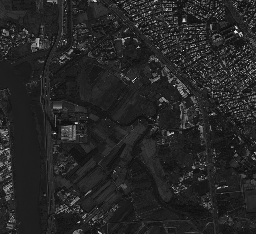
#> input picture data/red.tif, 256 x 234 px, shrunk from 1045 x 957 before the run
$ python main.py   (older library calls are emulated)
#> lines starting #> are read from the running program, lines starting #| are printed output that depends on the picture
### get_glcm.py
# coding: utf-8
# The code is written by Linghui

import numpy as np
import matplotlib.pyplot as plt
import cv2
from PIL import Image
from skimage import data
from math import floor, ceil
from skimage.feature import greycomatrix, greycoprops

def main():
    pass

def image_patch(img2, slide_window, h, w):

    image = img2
    window_size = slide_window
    patch = np.zeros((slide_window, slide_window, h, w), dtype=np.uint8)

    for i in range(patch.shape[2]):
        for j in range(patch.shape[3]):
            patch[:, :, i, j] = img2[i : i + slide_window, j : j + slide_window]

    return patch

def calcu_glcm(img, vmin=0, vmax=255, nbit=64, slide_window=5, step=[2], angle=[0]):

    mi, ma = vmin, vmax
    h, w = img.shape

    # Compressed gray range：vmin: 0-->0, vmax: 256-1 -->nbit-1
    bins = np.linspace(mi, ma+1, nbit+1)
    img1 = np.digitize(img, bins) - 1

    # (512, 512) --> (slide_window, slide_window, 512, 512)
    img2 = cv2.copyMakeBorder(img1, floor(slide_window/2), floor(slide_window/2)
                              , floor(slide_window/2), floor(slide_window/2), cv2.BORDER_REPLICATE) # 图像扩充

    patch = np.zeros((slide_window, slide_window, h, w), dtype=np.uint8)
    patch = image_patch(img2, slide_window, h, w)

    # Calculate GLCM (5, 5, 512, 512) --> (64, 64, 512, 512)
    # greycomatrix(image, distances, angles, levels=None, symmetric=False, normed=False)
    glcm = np.zeros((nbit, nbit, len(step), len(angle), h, w), dtype=np.uint8)
    for i in range(patch.shape[2]):
        for j in range(patch.shape[3]):
            glcm[:, :, :, :, i, j]= greycomatrix(patch[:, :, i, j], step, angle, levels=nbit)

    return glcm

# [10 lines left out: function calcu_glcm_mean, not called in this run]

def calcu_glcm_variance(glcm, nbit=64):
    '''
    calc glcm variance
    '''
    mean = np.zeros((glcm.shape[2], glcm.shape[3]), dtype=np.float32)
    for i in range(nbit):
        for j in range(nbit):
            mean += glcm[i, j] * i / (nbit)**2

    variance = np.zeros((glcm.shape[2], glcm.shape[3]), dtype=np.float32)
    for i in range(nbit):
        for j in range(nbit):
            variance += glcm[i, j] * (i - mean)**2

    return variance

# [88 lines left out: functions calcu_glcm_homogeneity, calcu_glcm_contrast, calcu_glcm_dissimilarity, calcu_glcm_entropy, calcu_glcm_energy, calcu_glcm_correlation and 1 more, not called in this run]


# [2 lines that do not run on import are left out]


### main.py
import numpy as np
from skimage import data, io
from matplotlib import pyplot as plt
import get_glcm
import time

from PIL import Image

def main():
    pass


if __name__ == '__main__':

    main()

    start = time.time()

    print('---------------0. Parameter Setting-----------------')
    nbit = 64 # gray levels
    mi, ma = 0, 255 # max gray and min gray
    slide_window = 7 # sliding window
    # step = [2, 4, 8, 16] # step
    # angle = [0, np.pi/4, np.pi/2, np.pi*3/4] # angle or direction
    step = [2]
    angle = [np.pi/2]
    print('-------------------1. Load Data---------------------')
    image = r"./data/red.tif"
    img = np.array(Image.open(image)) # If the image has multi-bands, it needs to be converted to grayscale image
#> img is the input picture: shape (234, 256) int32; min 243, max 2155, mean 529.6
    img = np.uint8(255.0 * (img - np.min(img))/(np.max(img) - np.min(img))) # normalization
    h, w = img.shape
#> h = 234; w = 256
    print('------------------2. Calcu GLCM---------------------')
    glcm = get_glcm.calcu_glcm(img, mi, ma, nbit, slide_window, step, angle)
#> in calcu_glcm, `img2 = cv2.copyMakeBorder(img1, floor(slide_window/2), floor(slide_win..`:
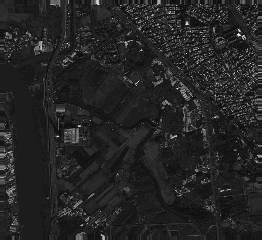
#> img2: shape (240, 262) int32; min 0, max 63, mean 9.1; drawn with min black and max white
    print('-----------------3. Calcu Feature-------------------')
    #
    for i in range(glcm.shape[2]):
        for j in range(glcm.shape[3]):
            glcm_cut = np.zeros((nbit, nbit, h, w), dtype=np.float32)
            glcm_cut = glcm[:, :, i, j, :, :]
            #mean = get_glcm.calcu_glcm_mean(glcm_cut, nbit)
            #留
            variance = get_glcm.calcu_glcm_variance(glcm_cut, nbit)
            # [9 lines of commented-out code are left out]
            print("correlation end")

    # list to NumPy array
    mean_array = np.array(variance)

    # save as tiff
    io.imsave(r"./Result/90/Var_red_90.tif", mean_array)
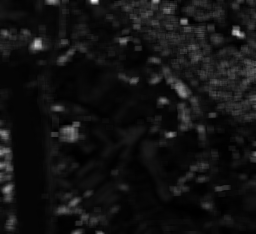
#> saved as Var_red_90.tif: shape (234, 256) float32; min 690.5, max 43297.9, mean 3828; drawn with min black and max white
    print("Saved glcm_variancey.tif")
    # [77 lines of commented-out code are left out]

$ run again, with data/nir.tif copied over data/red.tif
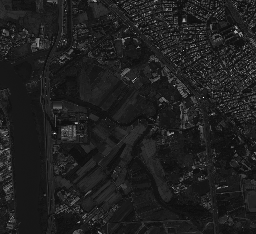
#> input picture data/nir.tif, 256 x 234 px, shrunk from 1045 x 957 before the run
#> img is the input picture: shape (234, 256) int32; min 84, max 2037, mean 326
#> in calcu_glcm, `img2 = cv2.copyMakeBorder(img1, floor(slide_window/2), floor(slide_win..`:
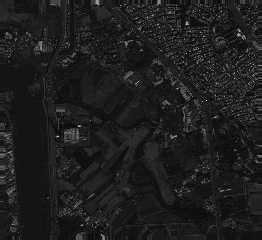
#> img2: shape (240, 262) int32; min 0, max 63, mean 7.4; drawn with min black and max white
#> `io.imsave(r"./Result/90/Var_red_90.tif", mean_array)`:
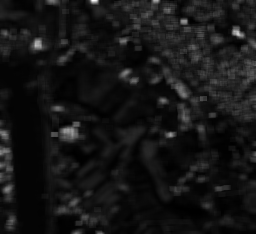
#> saved as Var_red_90.tif: shape (234, 256) float32; min 435.6, max 24138, mean 2447.1; drawn with min black and max white
